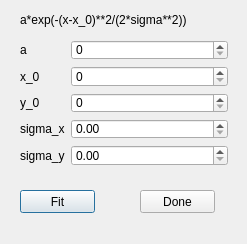
<?xml version="1.0" encoding="UTF-8"?>
<ui version="4.0">
 <class>Gauss_Fit_Dialog</class>
 <widget class="QDialog" name="Gauss_Fit_Dialog">
  <property name="geometry">
   <rect>
    <x>0</x>
    <y>0</y>
    <width>247</width>
    <height>244</height>
   </rect>
  </property>
  <property name="windowTitle">
   <string>Dialog</string>
  </property>
  <widget class="QWidget" name="formLayoutWidget">
   <property name="geometry">
    <rect>
     <x>20</x>
     <y>40</y>
     <width>208</width>
     <height>126</height>
    </rect>
   </property>
   <layout class="QFormLayout" name="formLayout">
    <item row="1" column="0">
     <widget class="QLabel" name="label_2">
      <property name="text">
       <string>x_0</string>
      </property>
     </widget>
    </item>
    <item row="3" column="0">
     <widget class="QLabel" name="label_4">
      <property name="text">
       <string>sigma_x</string>
      </property>
     </widget>
    </item>
    <item row="4" column="0">
     <widget class="QLabel" name="label_5">
      <property name="text">
       <string>sigma_y</string>
      </property>
     </widget>
    </item>
    <item row="2" column="0">
     <widget class="QLabel" name="label_3">
      <property name="text">
       <string>y_0</string>
      </property>
     </widget>
    </item>
    <item row="0" column="0">
     <widget class="QLabel" name="label">
      <property name="text">
       <string>a</string>
      </property>
     </widget>
    </item>
    <item row="0" column="1">
     <widget class="QSpinBox" name="aSpinBox">
      <property name="maximum">
       <number>512</number>
      </property>
     </widget>
    </item>
    <item row="1" column="1">
     <widget class="QSpinBox" name="x0SpinBox">
      <property name="maximum">
       <number>512</number>
      </property>
     </widget>
    </item>
    <item row="2" column="1">
     <widget class="QSpinBox" name="y0SpinBox">
      <property name="maximum">
       <number>512</number>
      </property>
     </widget>
    </item>
    <item row="3" column="1">
     <widget class="QDoubleSpinBox" name="sigmaxSpinBox"/>
    </item>
    <item row="4" column="1">
     <widget class="QDoubleSpinBox" name="sigmaySpinBox"/>
    </item>
   </layout>
  </widget>
  <widget class="QPushButton" name="fitButton">
   <property name="geometry">
    <rect>
     <x>20</x>
     <y>190</y>
     <width>75</width>
     <height>23</height>
    </rect>
   </property>
   <property name="text">
    <string>Fit</string>
   </property>
   <property name="shortcut">
    <string>Ctrl+F</string>
   </property>
  </widget>
  <widget class="QPushButton" name="doneButton">
   <property name="geometry">
    <rect>
     <x>140</x>
     <y>190</y>
     <width>75</width>
     <height>23</height>
    </rect>
   </property>
   <property name="text">
    <string>Done</string>
   </property>
  </widget>
  <widget class="QLabel" name="Formula">
   <property name="geometry">
    <rect>
     <x>20</x>
     <y>10</y>
     <width>190</width>
     <height>20</height>
    </rect>
   </property>
   <property name="text">
    <string>a*exp(-(x-x_0)**2/(2*sigma**2))</string>
   </property>
  </widget>
 </widget>
 <resources/>
 <connections>
  <connection>
   <sender>doneButton</sender>
   <signal>clicked()</signal>
   <receiver>Gauss_Fit_Dialog</receiver>
   <slot>close()</slot>
   <hints>
    <hint type="sourcelabel">
     <x>207</x>
     <y>201</y>
    </hint>
    <hint type="destinationlabel">
     <x>144</x>
     <y>125</y>
    </hint>
   </hints>
  </connection>
 </connections>
</ui>
